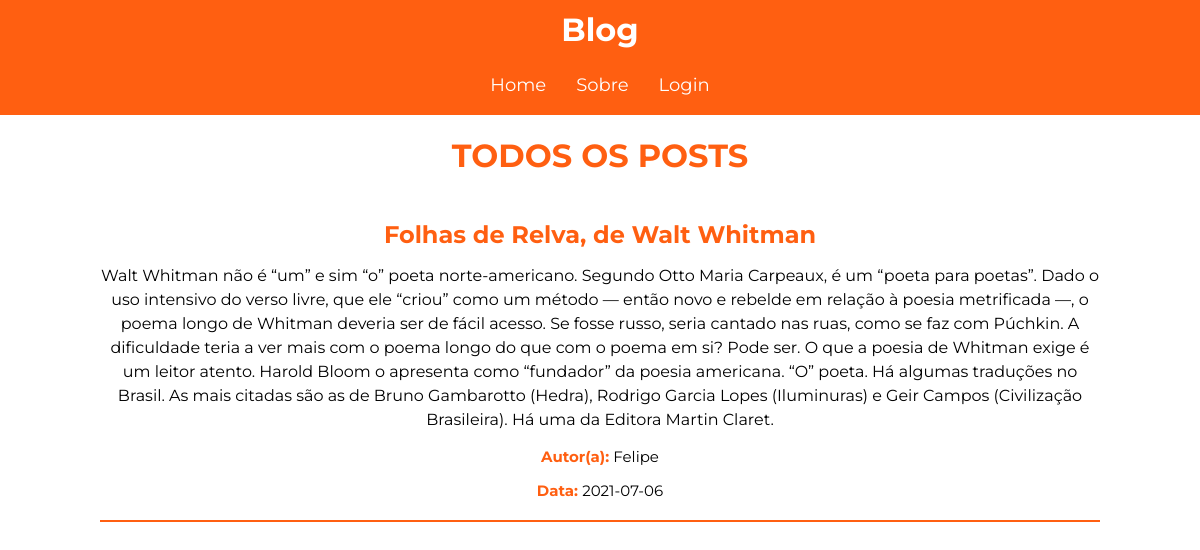
The app's page /php/posts.php with its own data.
### tables this page shows
CREATE TABLE `posts` (
  `id` int(11) NOT NULL,
  `titulo` varchar(100) NOT NULL,
  `autor` varchar(100) NOT NULL,
  `post` text NOT NULL,
  `data_publicacao` date NOT NULL
);

### php/posts.php (the view, shortened to what this page needs)
<?php
include('conexao.php');
?>
<!DOCTYPE html>
<html lang="pt-br">
<head>
    <link rel="stylesheet" href="../css/posts.css">
</head>
<body>
    <div class="header">
        <h1> Blog </h1>
        <nav>
            <ul class="menu">
                <li class="logged"><a href="posts.php">Home</a></li>
                <li class="logged"><a href="sobre.php">Sobre</a></li>
                <?php
                if (!isset($_SESSION['nome'])) :
                ?>
                    <li class="dropdown logged-in"><a href="./login.php" class="dropbtn">Login</a></li>
                <?php
                endif;
                ?>
            </ul>
        </nav>
        <div class="titulo-home">
            <h1>TODOS OS POSTS</h1>
        </div>
        <?php
        $query = "select * from posts";
        $result = mysqli_query($conexao, $query);
        ?>
        <div class="post-section">
            <div class="post-completo">
                <?php
                while ($row = $result->fetch_assoc()) : ?>
                    <h2 class="post-titulo"><?php echo $row['titulo']; ?></h2>
                    <p class="post-text"><?php echo $row['post']; ?></p>
                    <p class="post-infos"><strong>Autor(a): </strong><?php echo $row['autor']; ?></p>
                    <p class="post-infos"><strong>Data: </strong><?php echo $row['data_publicacao']; ?></p>
                    <hr class="post-separator">
                <?php endwhile; ?>
            </div>
        </div>
</body>
</html>

### css/posts.css (style rules this page uses)
* { margin: 0; padding: 0; font-family: Montserrat; }
.header { background-color: #ff5f11; text-align: center; color:#fff; height: 115px ; }
.header h1 { padding-top: 10px; padding-bottom: 15px; }
.menu { list-style:none; display: flex; justify-content: center; padding: 10px; font-size: 18px; }
.menu li a { color:#fff; text-decoration:none; border-radius: 10px; padding: 15px; }
.post-section { margin-left: 100px; margin-right: 100px; margin-top: 30px; }
.post-titulo { text-align: center; padding-bottom: 15px; color: #ff5f11; }
.post-text { line-height: 1.5; padding-bottom: 15px; color: black; }
.post-infos { font-size: 15px; color: black; margin-bottom: 15px; }
.post-separator { margin-top: 20px; border: 0.5px solid #ff5f11; margin-bottom: 30px; }
.post-infos strong { color: #ff5f11; }
.titulo-home { color: #ff5f11; margin-top: 20px; }

### records on screen
posts: titulo "Folhas de Relva, de Walt Whitman", post "Walt Whitman não é “um” e sim “o” poeta norte-americano. Segundo Otto Maria Carpeaux, é um “poeta para poetas”. Dado o uso intensivo do verso livre, que ele “criou” como um método — então novo e rebelde em relação à poesia metrificada —, o poema longo de Whitman deveria ser de fácil acesso. Se fosse russo, seria cantado nas ruas, como se faz com Púchkin. A dificuldade teria a ver mais com o poema longo do que com o poema em si? Pode ser. O que a poesia de Whitman exige é um leitor atento. Harold Bloom o apresenta como “fundador” da poesia americana. “O” poeta. Há algumas traduções no Brasil. As mais citadas são as de Bruno Gambarotto (Hedra), Rodrigo Garcia Lopes (Iluminuras) e Geir Campos…", autor "Felipe", data_publicacao "2021-07-06"
